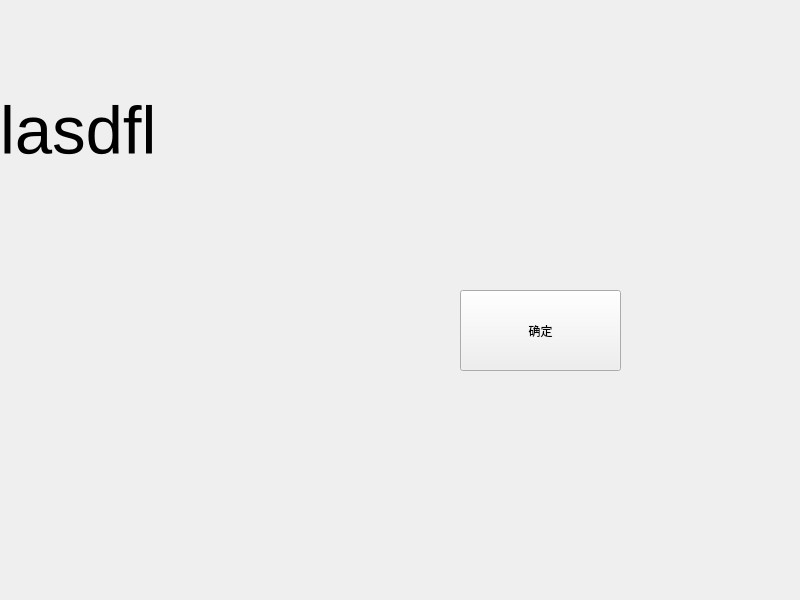
<?xml version="1.0" encoding="UTF-8"?>
<ui version="4.0">
 <class>Widget</class>
 <widget class="QWidget" name="Widget">
  <property name="geometry">
   <rect>
    <x>0</x>
    <y>0</y>
    <width>800</width>
    <height>600</height>
   </rect>
  </property>
  <property name="windowTitle">
   <string>Widget</string>
  </property>
  <widget class="QLabel" name="label">
   <property name="geometry">
    <rect>
     <x>0</x>
     <y>0</y>
     <width>411</width>
     <height>261</height>
    </rect>
   </property>
   <property name="font">
    <font>
     <pointsize>50</pointsize>
    </font>
   </property>
   <property name="text">
    <string>lasdfl</string>
   </property>
  </widget>
  <widget class="QPushButton" name="pushButton">
   <property name="geometry">
    <rect>
     <x>460</x>
     <y>290</y>
     <width>161</width>
     <height>81</height>
    </rect>
   </property>
   <property name="text">
    <string>确定</string>
   </property>
  </widget>
 </widget>
 <resources/>
 <connections/>
</ui>
